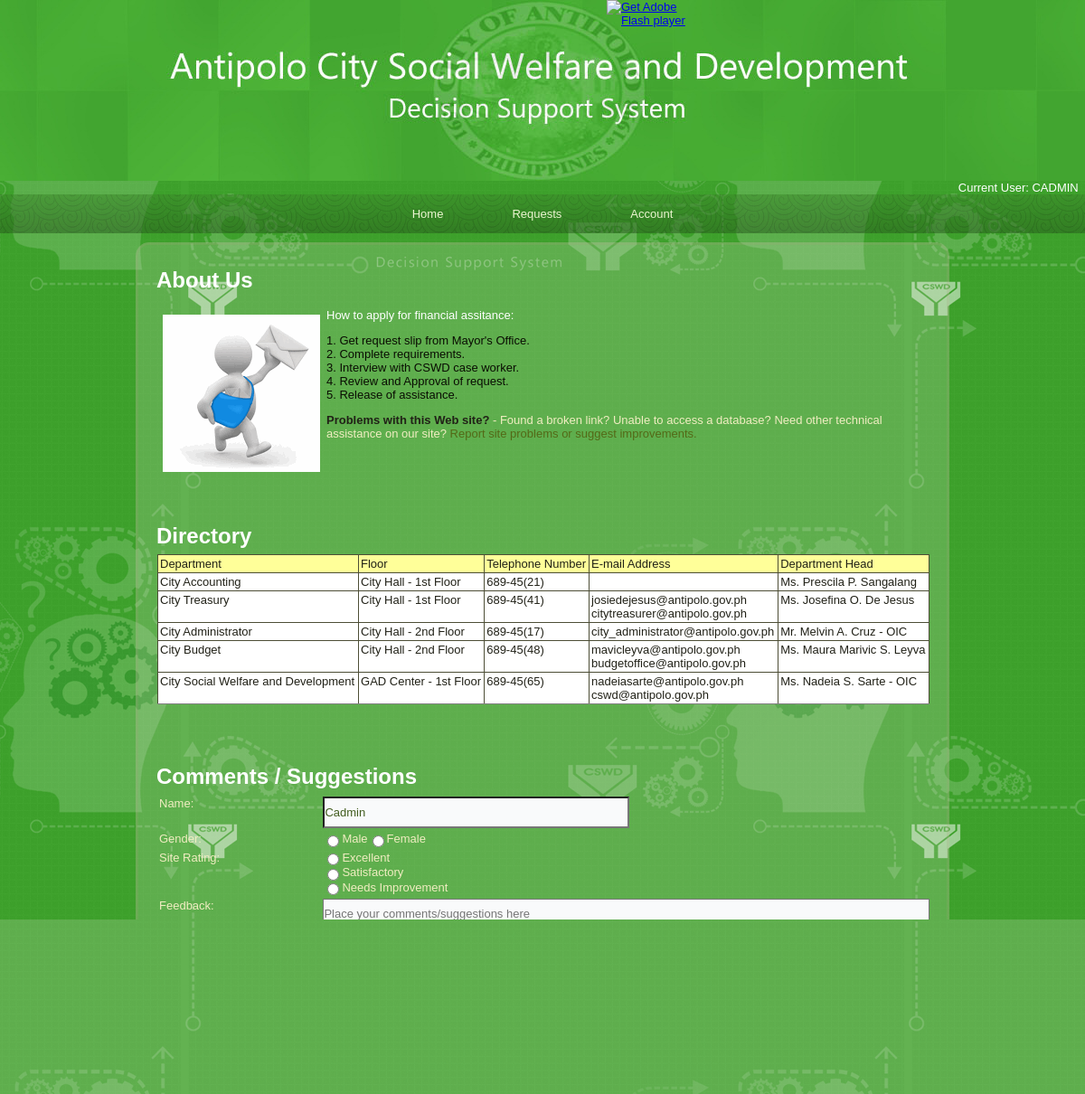
/about.php (signed in), run on the app's committed database.
### tables this page shows
CREATE TABLE IF NOT EXISTS `directory` (
  `id` int(11) NOT NULL AUTO_INCREMENT,
  `office` enum('City Accounting','City Administrator','City Budget','City Social Welfare and Development','City Treasury') DEFAULT NULL,
  `floors` enum('City Hall - 1st Floor','City Hall - 2nd Floor','City Hall - 3rd Floor','City Hall - 4th Floor','GAD Center - 1st Floor') DEFAULT NULL,
  `telno` varchar(10) DEFAULT NULL,
  `email` varchar(255) DEFAULT NULL,
  `oic` varchar(255) DEFAULT NULL,
  `status` enum('Active','Inactive') NOT NULL DEFAULT 'Active',
  PRIMARY KEY (`id`)
);

### about.php (the view, shortened to what this page needs)
<!DOCTYPE html PUBLIC "-//W3C//DTD XHTML 1.1//EN" "http://www.w3.org/TR/xhtml11/DTD/xhtml11.dtd">
<html xmlns="http://www.w3.org/1999/xhtml" xml:lang="en-US" lang="en-US" dir="ltr">
	<head>
		<link type="text/css" rel="stylesheet" href="style.css" media="screen" />
		<link type="text/css" rel="stylesheet" href="style.responsive.css" media="all" />
</head>
	<body><a name="top"></a>
		<div id="art-main">
			<?php
				include("header.php");
				echo '<p align="right"><font color="white" size="2">Current User: '.strtoupper($_SESSION['valid_username']).'&nbsp;&nbsp;</font></p>';
				include("nav.php");
			?>
			<div class="art-sheet clearfix">
				<div class="art-layout-wrapper clearfix">
					<div class="art-content-layout">
						<div class="art-content-layout-row">
							<div class="art-layout-cell art-content clearfix">
								<article class="art-post art-article">
								<h2 class="art-postheader"><a name="contact"></a><font color="white">About Us</font></h2>
								<div class="art-postcontent art-postcontent-0 clearfix">
									<p><img width="174" height="174" alt="link to us" class="art-lightbox" src="images/contactus-2.gif" style="float: left;" /></p>
									<font color="white"><p>How to apply for financial assitance:</p></font>
									<ol>
                                    	<li>Get request slip from Mayor's Office.</li>
                                        <li>Complete requirements.</li>
                                        <li>Interview with CSWD case worker.</li>
                                        <li>Review and Approval of request.</li>
                                        <li>Release of assistance.</li>
                                    </ol>
                                    <p><b>Problems with this Web site?</b> <font color="#F1EDC2"> - Found a broken link? Unable to access a database? Need other technical assistance on our site? <a href="#feedback">Report site problems or suggest improvements.</font></a></p>
								</div>
								<br /><br /><br />
								<h2 class="art-postheader"><a name="directory"></a><font color="white">Directory</font></h2>
								<div class="art-postcontent art-postcontent-0 clearfix">
                                	<?php
										$display = "SELECT * FROM directory ORDER BY floors ASC";
										$result = mysql_query($display) or die("This webpage is not available.".mysql_error());
										if($result)
										{
											echo '<table class="art-article" border="1" cellpadding="2" cellspacing="2" style="width:100%;" class="static_text02">';
												echo '<tbody>';
													echo '<tr class="even" bgcolor="#666666">';
														echo '<td align="center" bgcolor="#FFFF99">Department</td>';
														echo '<td align="center" bgcolor="#FFFF99">Floor</td>';
														echo '<td align="center" bgcolor="#FFFF99">Telephone Number</td>';
														echo '<td align="center" bgcolor="#FFFF99">E-mail Address</td>';
														echo '<td align="center" bgcolor="#FFFF99">Department Head</td>';
													echo '</tr>';
													while($directory = mysql_fetch_object($result))
													{
														$office = $directory -> office;
														$floor = $directory -> floors;
														$telno = $directory -> telno;
														$email = $directory -> email;
														$oic = $directory -> oic;
														echo '<tr class="even">';
															echo '<td bgcolor="#FFFFFF">'.$office.'</td>';
															echo '<td bgcolor="#FFFFFF">'.$floor.'</td>';
															echo '<td align="center" bgcolor="#FFFFFF">'.$telno.'</td>';
															echo '<td bgcolor="#FFFFFF">'.$email.'</td>';
															echo '<td bgcolor="#FFFFFF">'.$oic.'</td>';
														echo '<tr>';
													}
												echo '</tbody>';
											echo '</table>';
										}
									?>
									<br />
								</div>
								<br /><br /><br />
								<h2 class="art-postheader"><a name="feedback"></a><font color="white">Comments / Suggestions</font></h2>
								<div class="art-postcontent art-postcontent-0 clearfix">
								<font color="#F1EDC2">
									<form action="<?php echo $_SERVER['PHP_SELF']; ?>" method="POST" target="_self" enctype="multipart/form-data">
										<table cellpadding=4 cellspacing=2 style="border:0;width:100%;">
											<tr><td style="border:0;" align="right">Name:<td style="border:0;"><input type="text" style="width:50%" name="Name" size="30" value="<?php echo $_SESSION['valid_username']; ?>" readonly="readonly" />
											<tr><td style="border:0;" align="right">Gender:<td style="border:0;"><input type="radio" name="Gender" value="Male">Male<input type="radio" name="Gender" value="Female">Female
											<tr><td style="border:0;" align="right">Site Rating:<td style="border:0;"><input type="radio" name="Rating" value=1>Excellent<br /><input type="radio" name="Rating" value=2>Satisfactory<br /><input type="radio" name="Rating" value=3>Needs Improvement
											<tr><td style="border:0;" align="right">Feedback:<td style="border:0;"><textarea name="Comments" rows=5 cols=25 placeholder="Place your comments/suggestions here"></textarea>
											<tr><td style="border:0;" colspan=2 align="right"><input type="submit" name="Submit" value="SEND" class="art-button">&nbsp;&nbsp;&nbsp;<a href="home.php"><input type="reset" name="Clear" value="CANCEL" class="art-button"></a>
										</table>
								</div>
								</article>
							</div>
						</div>
					</div>
				</div>
				<hr /><?php include("footer.php"); ?>
			</div><br />
		</div>
	</body>
</html>

### header.php (shortened to what this page needs)
<html>
	<header class="art-header clearfix">
		<div class="art-shapes">
		</div>
		<div id="art-flash-area">
			<div id="art-flash-container">
				<object classid="clsid:D27CDB6E-AE6D-11cf-96B8-444553540000" width="1152" height="288" id="art-flash-object">
					<object type="application/x-shockwave-flash" data="images/flash.swf" width="1152" height="288">
						<div class="art-flash-alt"><a href="http://www.adobe.com/go/getflashplayer"><img src="http://www.adobe.com/images/shared/download_buttons/get_flash_player.gif" alt="Get Adobe Flash player" /></a></div>
					</object>
				</object>
			</div>
		</div>
	</header>
</html>

### nav.php (shortened to what this page needs)
<html>
	<nav class="art-nav clearfix">
		<div class="art-nav-inner">
			<ul class="art-hmenu">
			<?php
				if($_SESSION['valid_type'] == 'Administrator')
				{
					echo '<li><a href="home.php">Administrator Home</a></li>';
					echo '<li><a href="admin_archives.php">Archives</a></li>';
					echo '<li><a href="">Account</a>';
						echo '<ul>';
							echo '<li><a href="password.php">Change Login Details</a></li>';
							echo '<li><a href="users.php">Create Another User</a></li>';
							echo '<li><a href="logout.php">Logout</a></li>';
						echo '</ul>';
					echo '</li>';
				}
				elseif($_SESSION['valid_type'] == 'CADMIN')
				{
					echo '<li><a href="home.php">Home</a></li>';
					echo '<li><a href="">Requests</a>';
					echo '</li>';
					echo '<li><a href="">Account</a>';
					echo '</li>';
				}
				else
					echo '<br />&nbsp;<br />';
			?>
			</ul>
		</div>
	</nav>
</html>

### footer.php (shortened to what this page needs)
<html>
	<footer class="art-footer clearfix">
		<a href="about.php">About Us</a> |
		<a href="terms.php">Terms of Use</a> |
		<a href="faq.php">FAQs</a> |
		<a href="sitemap.php">Site Map</a>
		<br />
	</footer>
</html>

### data on the page
directory: office "City Accounting", floors "City Hall - 1st Floor", telno "689-45(21)", oic "Ms. Prescila P. Sangalang"
directory: office "City Treasury", floors "City Hall - 1st Floor", telno "689-45(41)", email "josiedejesus@antipolo.gov.ph citytreasurer@antipolo.gov.ph", oic "Ms. Josefina O. De Jesus"
directory: office "City Administrator", floors "City Hall - 2nd Floor", telno "689-45(17)", email "city_administrator@antipolo.gov.ph", oic "Mr. Melvin A. Cruz - OIC"
directory: office "City Budget", floors "City Hall - 2nd Floor", telno "689-45(48)", email "mavicleyva@antipolo.gov.ph budgetoffice@antipolo.gov.ph", oic "Ms. Maura Marivic S. Leyva"
directory: office "City Social Welfare and Development", floors "GAD Center - 1st Floor", telno "689-45(65)", email "nadeiasarte@antipolo.gov.ph cswd@antipolo.gov.ph", oic "Ms. Nadeia S. Sarte - OIC"

### other printed values
$_SESSION['valid_username'] "CADMIN"
